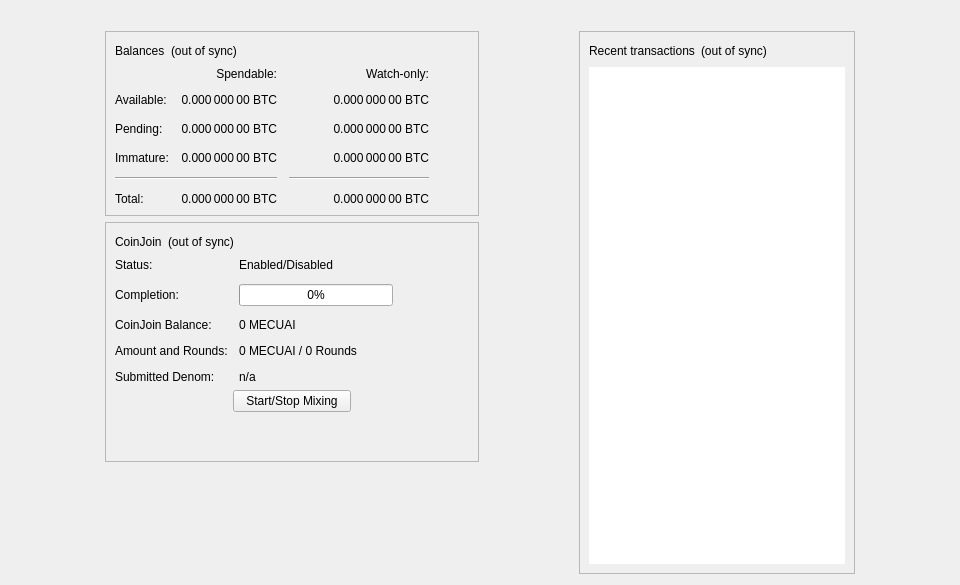
<?xml version="1.0" encoding="UTF-8"?>
<ui version="4.0">
 <class>OverviewPage</class>
 <widget class="QWidget" name="OverviewPage">
  <property name="geometry">
   <rect>
    <x>0</x>
    <y>0</y>
    <width>960</width>
    <height>585</height>
   </rect>
  </property>
  <property name="minimumSize">
   <size>
    <width>960</width>
    <height>0</height>
   </size>
  </property>
  <property name="windowTitle">
   <string>Form</string>
  </property>
  <layout class="QVBoxLayout" name="topLayout">
   <item>
    <widget class="QLabel" name="labelAlerts">
     <property name="visible">
      <bool>false</bool>
     </property>
     <property name="wordWrap">
      <bool>true</bool>
     </property>
     <property name="margin">
      <number>3</number>
     </property>
     <property name="textInteractionFlags">
      <set>Qt::TextSelectableByMouse</set>
     </property>
    </widget>
   </item>
   <item>
    <layout class="QHBoxLayout" name="horizontalLayout" stretch="1,0,1,0,1">
     <item>
      <spacer name="horizontalSpacerLeft">
       <property name="orientation">
        <enum>Qt::Horizontal</enum>
       </property>
       <property name="sizeType">
        <enum>QSizePolicy::Preferred</enum>
       </property>
       <property name="sizeHint" stdset="0">
        <size>
         <width>10</width>
         <height>20</height>
        </size>
       </property>
      </spacer>
     </item>
     <item>
      <layout class="QVBoxLayout" name="verticalLayout_2">
       <item>
        <widget class="QFrame" name="frame">
         <property name="frameShape">
          <enum>QFrame::StyledPanel</enum>
         </property>
         <property name="frameShadow">
          <enum>QFrame::Raised</enum>
         </property>
         <layout class="QVBoxLayout" name="verticalLayout_4">
          <item>
           <layout class="QHBoxLayout" name="horizontalLayout_4">
            <item>
             <widget class="QLabel" name="label_5">
              <property name="text">
               <string>Balances</string>
              </property>
             </widget>
            </item>
            <item>
             <widget class="QLabel" name="labelWalletStatus">
              <property name="toolTip">
               <string>The displayed information may be out of date. Your wallet automatically synchronizes with the MecuAI network after a connection is established, but this process has not completed yet.</string>
              </property>
              <property name="text">
               <string notr="true">(out of sync)</string>
              </property>
              <property name="alignment">
               <set>Qt::AlignLeading|Qt::AlignLeft|Qt::AlignVCenter</set>
              </property>
             </widget>
            </item>
            <item>
             <spacer name="horizontalSpacer_3">
              <property name="orientation">
               <enum>Qt::Horizontal</enum>
              </property>
              <property name="sizeHint" stdset="0">
               <size>
                <width>40</width>
                <height>20</height>
               </size>
              </property>
             </spacer>
            </item>
           </layout>
          </item>
          <item>
           <layout class="QGridLayout" name="gridLayout">
            <property name="spacing">
             <number>12</number>
            </property>
            <item row="2" column="2">
             <widget class="QLabel" name="labelWatchPending">
              <property name="cursor">
               <cursorShape>IBeamCursor</cursorShape>
              </property>
              <property name="toolTip">
               <string>Unconfirmed transactions to watch-only addresses</string>
              </property>
              <property name="text">
               <string notr="true">0.000 000 00 BTC</string>
              </property>
              <property name="alignment">
               <set>Qt::AlignRight|Qt::AlignTrailing|Qt::AlignVCenter</set>
              </property>
              <property name="textInteractionFlags">
               <set>Qt::LinksAccessibleByMouse|Qt::TextSelectableByKeyboard|Qt::TextSelectableByMouse</set>
              </property>
             </widget>
            </item>
            <item row="2" column="1">
             <widget class="QLabel" name="labelUnconfirmed">
              <property name="cursor">
               <cursorShape>IBeamCursor</cursorShape>
              </property>
              <property name="toolTip">
               <string>Total of transactions that have yet to be confirmed, and do not yet count toward the spendable balance</string>
              </property>
              <property name="text">
               <string notr="true">0.000 000 00 BTC</string>
              </property>
              <property name="alignment">
               <set>Qt::AlignRight|Qt::AlignTrailing|Qt::AlignVCenter</set>
              </property>
              <property name="textInteractionFlags">
               <set>Qt::LinksAccessibleByMouse|Qt::TextSelectableByKeyboard|Qt::TextSelectableByMouse</set>
              </property>
             </widget>
            </item>
            <item row="3" column="2">
             <widget class="QLabel" name="labelWatchImmature">
              <property name="cursor">
               <cursorShape>IBeamCursor</cursorShape>
              </property>
              <property name="toolTip">
               <string>Mined balance in watch-only addresses that has not yet matured</string>
              </property>
              <property name="text">
               <string notr="true">0.000 000 00 BTC</string>
              </property>
              <property name="alignment">
               <set>Qt::AlignRight|Qt::AlignTrailing|Qt::AlignVCenter</set>
              </property>
              <property name="textInteractionFlags">
               <set>Qt::LinksAccessibleByMouse|Qt::TextSelectableByKeyboard|Qt::TextSelectableByMouse</set>
              </property>
             </widget>
            </item>
            <item row="4" column="0" colspan="2">
             <widget class="Line" name="lineSpendableBalance">
              <property name="orientation">
               <enum>Qt::Horizontal</enum>
              </property>
             </widget>
            </item>
            <item row="4" column="2">
             <widget class="Line" name="lineWatchBalance">
              <property name="sizePolicy">
               <sizepolicy hsizetype="Preferred" vsizetype="Fixed">
                <horstretch>0</horstretch>
                <verstretch>0</verstretch>
               </sizepolicy>
              </property>
              <property name="minimumSize">
               <size>
                <width>140</width>
                <height>0</height>
               </size>
              </property>
              <property name="orientation">
               <enum>Qt::Horizontal</enum>
              </property>
             </widget>
            </item>
            <item row="5" column="0">
             <widget class="QLabel" name="labelTotalText">
              <property name="text">
               <string>Total:</string>
              </property>
             </widget>
            </item>
            <item row="3" column="1">
             <widget class="QLabel" name="labelImmature">
              <property name="cursor">
               <cursorShape>IBeamCursor</cursorShape>
              </property>
              <property name="toolTip">
               <string>Mined balance that has not yet matured</string>
              </property>
              <property name="text">
               <string notr="true">0.000 000 00 BTC</string>
              </property>
              <property name="alignment">
               <set>Qt::AlignRight|Qt::AlignTrailing|Qt::AlignVCenter</set>
              </property>
              <property name="textInteractionFlags">
               <set>Qt::LinksAccessibleByMouse|Qt::TextSelectableByKeyboard|Qt::TextSelectableByMouse</set>
              </property>
             </widget>
            </item>
            <item row="2" column="3">
             <spacer name="horizontalSpacer_2">
              <property name="orientation">
               <enum>Qt::Horizontal</enum>
              </property>
              <property name="sizeHint" stdset="0">
               <size>
                <width>40</width>
                <height>20</height>
               </size>
              </property>
             </spacer>
            </item>
            <item row="3" column="0">
             <widget class="QLabel" name="labelImmatureText">
              <property name="text">
               <string>Immature:</string>
              </property>
             </widget>
            </item>
            <item row="5" column="1">
             <widget class="QLabel" name="labelTotal">
              <property name="cursor">
               <cursorShape>IBeamCursor</cursorShape>
              </property>
              <property name="toolTip">
               <string>Your current total balance</string>
              </property>
              <property name="text">
               <string notr="true">0.000 000 00 BTC</string>
              </property>
              <property name="alignment">
               <set>Qt::AlignRight|Qt::AlignTrailing|Qt::AlignVCenter</set>
              </property>
              <property name="textInteractionFlags">
               <set>Qt::LinksAccessibleByMouse|Qt::TextSelectableByKeyboard|Qt::TextSelectableByMouse</set>
              </property>
             </widget>
            </item>
            <item row="5" column="2">
             <widget class="QLabel" name="labelWatchTotal">
              <property name="cursor">
               <cursorShape>IBeamCursor</cursorShape>
              </property>
              <property name="toolTip">
               <string>Current total balance in watch-only addresses</string>
              </property>
              <property name="text">
               <string notr="true">0.000 000 00 BTC</string>
              </property>
              <property name="alignment">
               <set>Qt::AlignRight|Qt::AlignTrailing|Qt::AlignVCenter</set>
              </property>
              <property name="textInteractionFlags">
               <set>Qt::LinksAccessibleByMouse|Qt::TextSelectableByKeyboard|Qt::TextSelectableByMouse</set>
              </property>
             </widget>
            </item>
            <item row="0" column="2">
             <widget class="QLabel" name="labelWatchonly">
              <property name="text">
               <string>Watch-only:</string>
              </property>
              <property name="alignment">
               <set>Qt::AlignRight|Qt::AlignTrailing|Qt::AlignVCenter</set>
              </property>
             </widget>
            </item>
            <item row="1" column="0">
             <widget class="QLabel" name="labelBalanceText">
              <property name="text">
               <string>Available:</string>
              </property>
             </widget>
            </item>
            <item row="1" column="1">
             <widget class="QLabel" name="labelBalance">
              <property name="cursor">
               <cursorShape>IBeamCursor</cursorShape>
              </property>
              <property name="toolTip">
               <string>Your current spendable balance</string>
              </property>
              <property name="text">
               <string notr="true">0.000 000 00 BTC</string>
              </property>
              <property name="alignment">
               <set>Qt::AlignRight|Qt::AlignTrailing|Qt::AlignVCenter</set>
              </property>
              <property name="textInteractionFlags">
               <set>Qt::LinksAccessibleByMouse|Qt::TextSelectableByKeyboard|Qt::TextSelectableByMouse</set>
              </property>
             </widget>
            </item>
            <item row="1" column="2">
             <widget class="QLabel" name="labelWatchAvailable">
              <property name="cursor">
               <cursorShape>IBeamCursor</cursorShape>
              </property>
              <property name="toolTip">
               <string>Your current balance in watch-only addresses</string>
              </property>
              <property name="text">
               <string notr="true">0.000 000 00 BTC</string>
              </property>
              <property name="alignment">
               <set>Qt::AlignRight|Qt::AlignTrailing|Qt::AlignVCenter</set>
              </property>
              <property name="textInteractionFlags">
               <set>Qt::LinksAccessibleByMouse|Qt::TextSelectableByKeyboard|Qt::TextSelectableByMouse</set>
              </property>
             </widget>
            </item>
            <item row="2" column="0">
             <widget class="QLabel" name="labelPendingText">
              <property name="text">
               <string>Pending:</string>
              </property>
             </widget>
            </item>
            <item row="0" column="1">
             <widget class="QLabel" name="labelSpendable">
              <property name="text">
               <string>Spendable:</string>
              </property>
              <property name="alignment">
               <set>Qt::AlignRight|Qt::AlignTrailing|Qt::AlignVCenter</set>
              </property>
             </widget>
            </item>
           </layout>
          </item>
         </layout>
        </widget>
       </item>
       <item>
        <widget class="QFrame" name="frameCoinJoin">
         <property name="layoutDirection">
          <enum>Qt::LeftToRight</enum>
         </property>
         <property name="frameShape">
          <enum>QFrame::StyledPanel</enum>
         </property>
         <property name="frameShadow">
          <enum>QFrame::Raised</enum>
         </property>
         <layout class="QVBoxLayout" name="VerticalLayout_PS1">
          <item>
           <layout class="QHBoxLayout" name="horizontalLayout_5">
            <item>
             <widget class="QLabel" name="labelCoinJoinHeader">
              <property name="text">
               <string notr="true">CoinJoin</string>
              </property>
             </widget>
            </item>
            <item>
             <widget class="QLabel" name="labelCoinJoinSyncStatus">
              <property name="toolTip">
               <string>The displayed information may be out of date. Your wallet automatically synchronizes with the MecuAI network after a connection is established, but this process has not completed yet.</string>
              </property>
              <property name="text">
               <string notr="true">(out of sync)</string>
              </property>
              <property name="alignment">
               <set>Qt::AlignLeading|Qt::AlignLeft|Qt::AlignVCenter</set>
              </property>
             </widget>
            </item>
            <item>
             <spacer name="horizontalSpacer_4">
              <property name="orientation">
               <enum>Qt::Horizontal</enum>
              </property>
              <property name="sizeHint" stdset="0">
               <size>
                <width>40</width>
                <height>20</height>
               </size>
              </property>
             </spacer>
            </item>
           </layout>
          </item>
          <item>
           <layout class="QFormLayout" name="coinJoinFormLayout">
            <property name="fieldGrowthPolicy">
             <enum>QFormLayout::AllNonFixedFieldsGrow</enum>
            </property>
            <property name="horizontalSpacing">
             <number>11</number>
            </property>
            <property name="verticalSpacing">
             <number>12</number>
            </property>
            <item row="0" column="0">
             <widget class="QLabel" name="labelCoinJoinEnabledText">
              <property name="text">
               <string>Status:</string>
              </property>
             </widget>
            </item>
            <item row="0" column="1">
             <widget class="QLabel" name="labelCoinJoinEnabled">
              <property name="text">
               <string>Enabled/Disabled</string>
              </property>
             </widget>
            </item>
            <item row="1" column="0">
             <widget class="QLabel" name="labelCompletitionText">
              <property name="text">
               <string>Completion:</string>
              </property>
             </widget>
            </item>
            <item row="1" column="1">
             <widget class="QProgressBar" name="coinJoinProgress">
              <property name="maximumSize">
               <size>
                <width>154</width>
                <height>16777215</height>
               </size>
              </property>
              <property name="value">
               <number>0</number>
              </property>
             </widget>
            </item>
            <item row="2" column="0">
             <widget class="QLabel" name="labelAnonymizedText">
              <property name="text">
               <string notr="true">CoinJoin Balance:</string>
              </property>
             </widget>
            </item>
            <item row="2" column="1">
             <widget class="QLabel" name="labelAnonymized">
              <property name="text">
               <string notr="true">0 MECUAI</string>
              </property>
             </widget>
            </item>
            <item row="3" column="0">
             <widget class="QLabel" name="labelAmountAndRoundsText">
              <property name="text">
               <string>Amount and Rounds:</string>
              </property>
             </widget>
            </item>
            <item row="3" column="1">
             <widget class="QLabel" name="labelAmountRounds">
              <property name="text">
               <string notr="true">0 MECUAI / 0 Rounds</string>
              </property>
             </widget>
            </item>
            <item row="4" column="0">
             <widget class="QLabel" name="labelSubmittedDenomText">
              <property name="text">
               <string>Submitted Denom:</string>
              </property>
             </widget>
            </item>
            <item row="4" column="1">
             <widget class="QLabel" name="labelSubmittedDenom">
              <property name="toolTip">
               <string>The denominations you submitted to the Smartnode.&lt;br&gt;To mix, other users must submit the exact same denominations.</string>
              </property>
              <property name="text">
               <string>n/a</string>
              </property>
              <property name="wordWrap">
               <bool>true</bool>
              </property>
             </widget>
            </item>
           </layout>
          </item>
          <item>
           <layout class="QVBoxLayout" name="VerticalLayout_PS">
            <item>
             <layout class="QHBoxLayout" name="horizontalLayout_3">
              <property name="topMargin">
               <number>0</number>
              </property>
              <item>
               <spacer name="horizontalSpacer_5">
                <property name="orientation">
                 <enum>Qt::Horizontal</enum>
                </property>
                <property name="sizeHint" stdset="0">
                 <size>
                  <width>40</width>
                  <height>20</height>
                 </size>
                </property>
               </spacer>
              </item>
              <item>
               <widget class="QPushButton" name="toggleCoinJoin">
                <property name="sizePolicy">
                 <sizepolicy hsizetype="MinimumExpanding" vsizetype="Fixed">
                  <horstretch>0</horstretch>
                  <verstretch>0</verstretch>
                 </sizepolicy>
                </property>
                <property name="text">
                 <string>Start/Stop Mixing</string>
                </property>
               </widget>
              </item>
              <item>
               <spacer name="horizontalSpacer_6">
                <property name="orientation">
                 <enum>Qt::Horizontal</enum>
                </property>
                <property name="sizeHint" stdset="0">
                 <size>
                  <width>40</width>
                  <height>20</height>
                 </size>
                </property>
               </spacer>
              </item>
             </layout>
            </item>
            <item>
             <spacer name="verticalSpacer_3">
              <property name="orientation">
               <enum>Qt::Vertical</enum>
              </property>
              <property name="sizeHint" stdset="0">
               <size>
                <width>20</width>
                <height>40</height>
               </size>
              </property>
             </spacer>
            </item>
           </layout>
          </item>
         </layout>
        </widget>
       </item>
       <item>
        <spacer name="verticalSpacer">
         <property name="orientation">
          <enum>Qt::Vertical</enum>
         </property>
         <property name="sizeHint" stdset="0">
          <size>
           <width>20</width>
           <height>40</height>
          </size>
         </property>
        </spacer>
       </item>
      </layout>
     </item>
     <item>
      <spacer name="horizontalSpacerCenter">
       <property name="orientation">
        <enum>Qt::Horizontal</enum>
       </property>
       <property name="sizeHint" stdset="0">
        <size>
         <width>10</width>
         <height>20</height>
        </size>
       </property>
      </spacer>
     </item>
     <item>
      <layout class="QVBoxLayout" name="verticalLayout_3">
       <item>
        <widget class="QFrame" name="frame_2">
         <property name="frameShape">
          <enum>QFrame::StyledPanel</enum>
         </property>
         <property name="frameShadow">
          <enum>QFrame::Raised</enum>
         </property>
         <layout class="QVBoxLayout" name="verticalLayout">
          <item>
           <layout class="QHBoxLayout" name="horizontalLayout_2">
            <item>
             <widget class="QLabel" name="label_4">
              <property name="text">
               <string>Recent transactions</string>
              </property>
             </widget>
            </item>
            <item>
             <widget class="QLabel" name="labelTransactionsStatus">
              <property name="toolTip">
               <string>The displayed information may be out of date. Your wallet automatically synchronizes with the MecuAI network after a connection is established, but this process has not completed yet.</string>
              </property>
              <property name="text">
               <string notr="true">(out of sync)</string>
              </property>
              <property name="alignment">
               <set>Qt::AlignLeading|Qt::AlignLeft|Qt::AlignVCenter</set>
              </property>
             </widget>
            </item>
            <item>
             <spacer name="horizontalSpacer">
              <property name="orientation">
               <enum>Qt::Horizontal</enum>
              </property>
              <property name="sizeHint" stdset="0">
               <size>
                <width>40</width>
                <height>20</height>
               </size>
              </property>
             </spacer>
            </item>
           </layout>
          </item>
          <item>
           <widget class="QListView" name="listTransactions">
            <property name="frameShape">
             <enum>QFrame::NoFrame</enum>
            </property>
            <property name="verticalScrollBarPolicy">
             <enum>Qt::ScrollBarAlwaysOff</enum>
            </property>
            <property name="horizontalScrollBarPolicy">
             <enum>Qt::ScrollBarAlwaysOff</enum>
            </property>
            <property name="selectionMode">
             <enum>QAbstractItemView::NoSelection</enum>
            </property>
           </widget>
          </item>
         </layout>
        </widget>
       </item>
      </layout>
     </item>
     <item>
      <spacer name="horizontalSpacerRight">
       <property name="orientation">
        <enum>Qt::Horizontal</enum>
       </property>
       <property name="sizeType">
        <enum>QSizePolicy::Preferred</enum>
       </property>
       <property name="sizeHint" stdset="0">
        <size>
         <width>10</width>
         <height>20</height>
        </size>
       </property>
      </spacer>
     </item>
    </layout>
   </item>
  </layout>
 </widget>
 <resources/>
 <connections/>
</ui>
